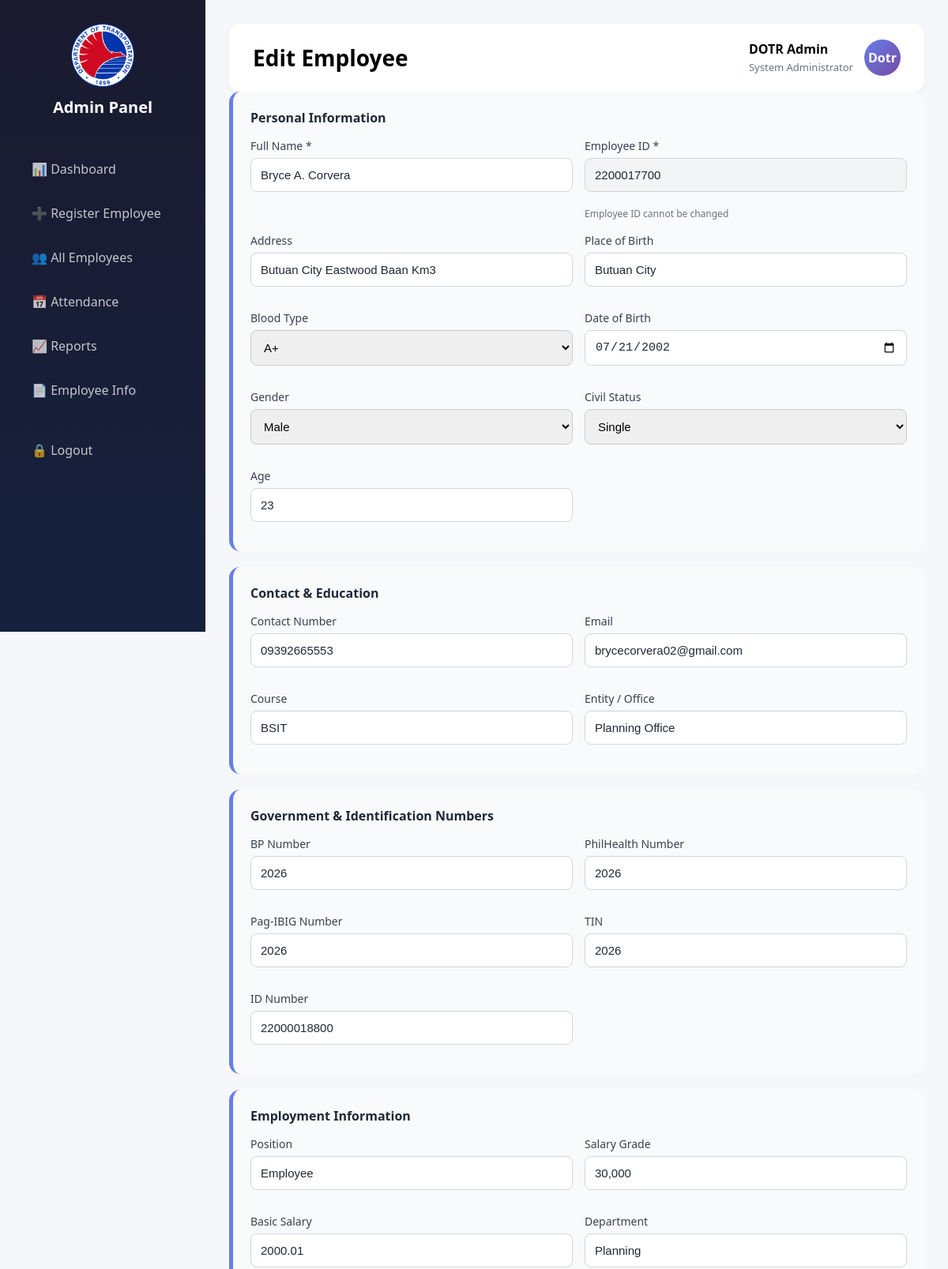
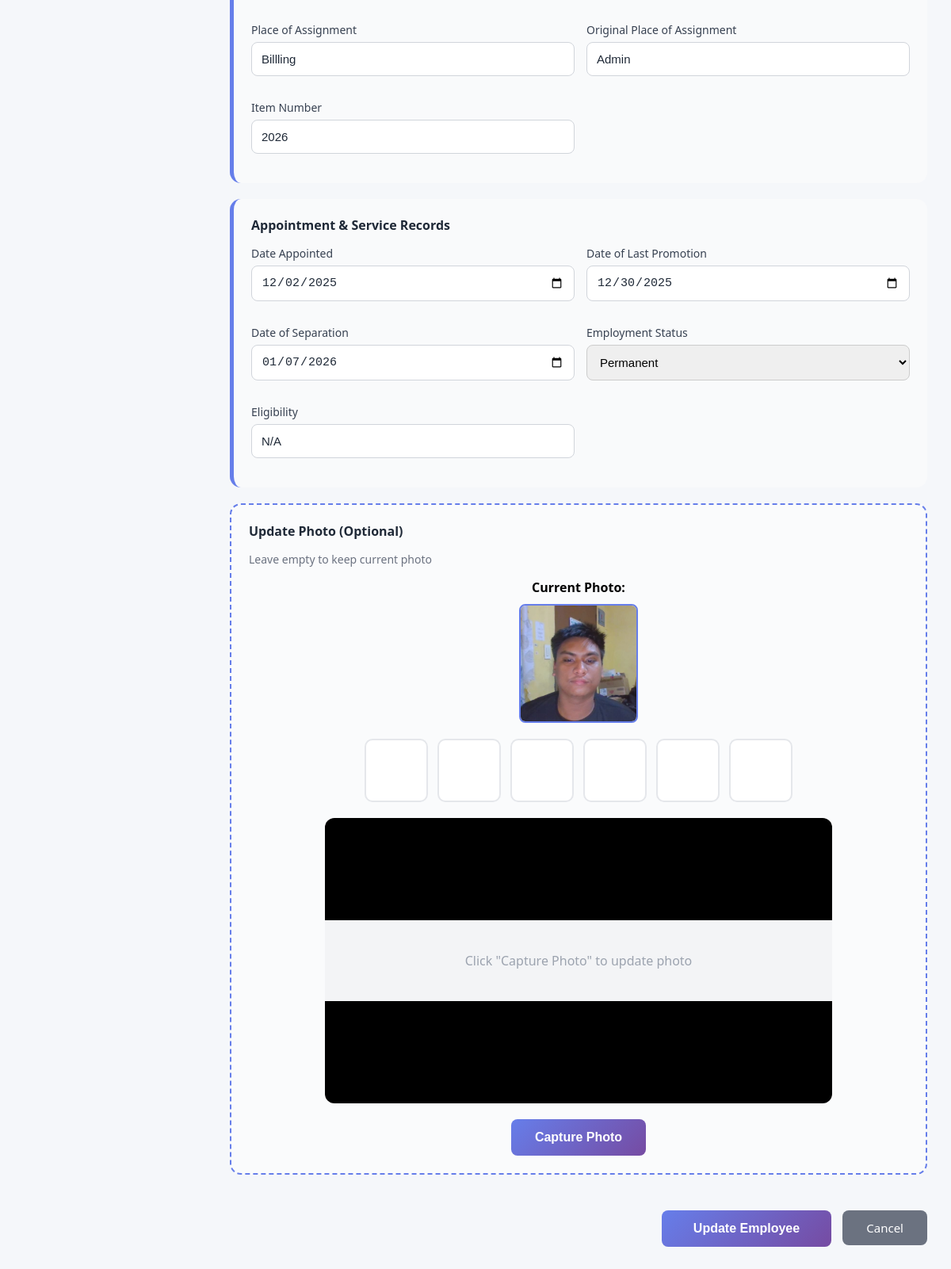
/admin/employee/edit/5 (signed in), run on the app's committed database (2 pictures, top to bottom).
### tables this page shows
CREATE TABLE employees (
    id INTEGER PRIMARY KEY AUTOINCREMENT,
    full_name TEXT,
    employee_code TEXT,
    department TEXT,
    position TEXT,
    status TEXT DEFAULT 'Active'
, address TEXT, place_of_birth TEXT, blood_type TEXT, date_of_birth TEXT, gender TEXT, civil_status TEXT, age INTEGER, contact_number TEXT, email TEXT, course TEXT, entity_office TEXT, bp_number TEXT, philhealth_number TEXT, pagibig_number TEXT, tin TEXT, id_number TEXT, salary_grade TEXT, basic_salary REAL, place_of_assignment TEXT, original_place_of_assignment TEXT, item_number TEXT, date_appointed TEXT, date_of_last_promotion TEXT, date_of_separation TEXT, employment_status TEXT, eligibility TEXT, created_at TIMESTAMP DEFAULT CURRENT_TIMESTAMP, photo_path TEXT);

### app.py (the view, shortened to what this page needs)
@app.route("/admin/employee/edit/<int:employee_id>", methods=["GET", "POST"])
@admin_required
def edit_employee(employee_id):
    db = get_db()
    cur = db.cursor()
    cur.execute("SELECT * FROM employees WHERE id=?", (employee_id,))
    employee = cur.fetchone()
    if not employee:
        return redirect(url_for("admin_employees"))
    return render_template("admin/edit_employee.html", employee=employee)

### app.py (called while the page is built)
def get_db():
    if "db" not in g:
        g.db = sqlite3.connect(DATABASE)
        g.db.row_factory = sqlite3.Row
    return g.db

def admin_required(f):
    @wraps(f)
    def wrapper(*args, **kwargs):
        if not session.get("admin_logged_in"):
            return redirect(url_for("admin_login"))
        return f(*args, **kwargs)
    return wrapper

@app.after_request
def hide_server_header(response):
    response.headers['Server'] = 'SecureServer'
    return response

### templates/admin/edit_employee.html (shortened to what this page needs)
{% extends "admin/base.html" %}
{% block title %}Edit Employee{% endblock %}
{% block content %}
<div class="section active">
  <form id="editForm" method="POST" action="{{ url_for('edit_employee', employee_id=employee.id) }}">
    <div class="register-card">
      <h5>Personal Information</h5>
      <div class="form-grid">
        <div>
          <label>Full Name *</label>
          <input type="text" name="full_name" value="{{ employee.full_name or '' }}" required>
        </div>
        <div>
          <label>Employee ID *</label>
          <input type="text" name="employee_id" value="{{ employee.employee_code or '' }}" required readonly style="background: #f3f4f6; cursor: not-allowed;">
          <small style="color: #6b7280; font-size: 12px;">Employee ID cannot be changed</small>
        </div>
        <div>
          <label>Address</label>
          <input type="text" name="address" value="{{ employee.address or '' }}">
        </div>
        <div>
          <label>Place of Birth</label>
          <input type="text" name="place_of_birth" value="{{ employee.place_of_birth or '' }}">
        </div>
        <div>
          <label>Blood Type</label>
          <select name="blood_type">
            <option value="A+" {% if employee.blood_type == 'A+' %}selected{% endif %}>A+</option>
          </select>
        </div>
        <div>
          <label>Date of Birth</label>
          <input type="date" name="date_of_birth" value="{{ employee.date_of_birth or '' }}">
        </div>
        <div>
          <label>Gender</label>
          <select name="gender">
            <option value="Male" {% if employee.gender == 'Male' %}selected{% endif %}>Male</option>
          </select>
        </div>
        <div>
          <label>Civil Status</label>
          <select name="civil_status">
            <option value="Single" {% if employee.civil_status == 'Single' %}selected{% endif %}>Single</option>
          </select>
        </div>
        <div>
          <label>Age</label>
          <input type="number" name="age" min="18" max="100" value="{{ employee.age or '' }}">
        </div>
      </div>
    </div>
    <div class="register-card">
      <h5>Contact & Education</h5>
      <div class="form-grid">
        <div>
          <label>Contact Number</label>
          <input type="tel" name="contact_number" value="{{ employee.contact_number or '' }}">
        </div>
        <div>
          <label>Email</label>
          <input type="email" name="email" value="{{ employee.email or '' }}">
        </div>
        <div>
          <label>Course</label>
          <input type="text" name="course" value="{{ employee.course or '' }}">
        </div>
        <div>
          <label>Entity / Office</label>
          <input type="text" name="entity_office" value="{{ employee.entity_office or '' }}">
        </div>
      </div>
    </div>
    <div class="register-card">
      <h5>Government & Identification Numbers</h5>
      <div class="form-grid">
        <div>
          <label>BP Number</label>
          <input type="text" name="bp_number" value="{{ employee.bp_number or '' }}">
        </div>
        <div>
          <label>PhilHealth Number</label>
          <input type="text" name="philhealth_number" value="{{ employee.philhealth_number or '' }}">
        </div>
        <div>
          <label>Pag-IBIG Number</label>
          <input type="text" name="pagibig_number" value="{{ employee.pagibig_number or '' }}">
        </div>
        <div>
          <label>TIN</label>
          <input type="text" name="tin" value="{{ employee.tin or '' }}">
        </div>
        <div>
          <label>ID Number</label>
          <input type="text" name="id_number" value="{{ employee.id_number or '' }}">
        </div>
      </div>
    </div>
    <div class="register-card">
      <h5>Employment Information</h5>
      <div class="form-grid">
        <div>
          <label>Position</label>
          <input type="text" name="position" value="{{ employee.position or '' }}">
        </div>
        <div>
          <label>Salary Grade</label>
          <input type="text" name="salary_grade" value="{{ employee.salary_grade or '' }}">
        </div>
        <div>
          <label>Basic Salary</label>
          <input type="number" name="basic_salary" step="0.01" value="{{ employee.basic_salary or '' }}">
        </div>
        <div>
          <label>Department</label>
          <input type="text" name="department" value="{{ employee.department or '' }}">
        </div>
        <div>
          <label>Place of Assignment</label>
          <input type="text" name="place_of_assignment" value="{{ employee.place_of_assignment or '' }}">
        </div>
        <div>
          <label>Original Place of Assignment</label>
          <input type="text" name="original_place_of_assignment" value="{{ employee.original_place_of_assignment or '' }}">
        </div>
        <div>
          <label>Item Number</label>
          <input type="text" name="item_number" value="{{ employee.item_number or '' }}">
        </div>
      </div>
    </div>
    <div class="register-card">
      <h5>Appointment & Service Records</h5>
      <div class="form-grid">
        <div>
          <label>Date Appointed</label>
          <input type="date" name="date_appointed" value="{{ employee.date_appointed or '' }}">
        </div>
        <div>
          <label>Date of Last Promotion</label>
          <input type="date" name="date_of_last_promotion" value="{{ employee.date_of_last_promotion or '' }}">
        </div>
        <div>
          <label>Date of Separation</label>
          <input type="date" name="date_of_separation" value="{{ employee.date_of_separation or '' }}">
        </div>
        <div>
          <label>Employment Status</label>
          <select name="employment_status">
            <option value="Permanent" {% if employee.employment_status == 'Permanent' %}selected{% endif %}>Permanent</option>
          </select>
        </div>
        <div>
          <label>Eligibility</label>
          <input type="text" name="eligibility" value="{{ employee.eligibility or '' }}">
        </div>
      </div>
    </div>
    <div class="register-card facial-capture-section">
      <h5>Update Photo (Optional)</h5>
      <p style="color: #6b7280; margin-bottom: 15px; font-size: 14px;">Leave empty to keep current photo</p>
      {% if employee.photo_path %}
      <div style="text-align: center; margin-bottom: 15px;">
        <p style="margin-bottom: 10px; font-weight: 600;">Current Photo:</p>
        <img src="{{ url_for('static', filename=employee.photo_path) }}"
             alt="Current Photo"
             style="width: 150px; height: 150px; object-fit: cover; border-radius: 8px; border: 2px solid #667eea;">
      </div>
      {% endif %}
      <div class="facial-capture-container">
        <div class="capture-slots">
          <div class="capture-slot" id="slot-0">
          </div>
          <div class="capture-slot" id="slot-1">
          </div>
          <div class="capture-slot" id="slot-2">
          </div>
          <div class="capture-slot" id="slot-3">
          </div>
          <div class="capture-slot" id="slot-4">
          </div>
          <div class="capture-slot" id="slot-5">
          </div>
        </div>
        <div class="camera-preview-container">
          <div id="cameraPlaceholder" class="camera-placeholder">
            <p>Click "Capture Photo" to update photo</p>
          </div>
        </div>
        <button type="button" id="captureBtn" class="capture-photo-btn">Capture Photo</button>
      </div>
    </div>
    <div class="register-actions">
      <button type="submit" class="register-submit-btn">Update Employee</button>
      <a href="{{ url_for('admin_employee_info', id=employee.id) }}"
         class="btn-secondary"
         style="padding: 12px 30px; text-decoration: none; display: inline-block; margin-left: 10px;">
        Cancel
      </a>
    </div>
  </form>
</div>
{% endblock %}

### static/admin.css (style rules this page uses)
* { margin:0;padding:0;box-sizing:border-box }
body { font-family:Segoe UI,Roboto,sans-serif;background:#f5f7fa }
.section { display:none }
.section.active { display:block;animation:fade .3s }
input,select,button { padding:12px;border-radius:8px;border:1px solid #ccc; font-size:15px;width:100% }
input[type="text"], input[type="email"], input[type="tel"], input[type="number"], input[type="date"], input[type="month"] { background:#fff; border:1px solid #d1d5db; color:#1f2937; font-size:15px; transition:all .3s }
input[type="text"]::placeholder, input[type="email"]::placeholder, input[type="tel"]::placeholder { color:#9ca3af; opacity:1 }
button { background:linear-gradient(135deg,#667eea,#764ba2); color:#fff;border:none;cursor:pointer }
.form-grid { display:grid;grid-template-columns:repeat(2,1fr);gap:15px }
.register-card { background:#f9fafb; border-radius:14px; padding:22px; border-left:5px solid #667eea; margin-bottom:20px }
.register-card h5 { font-size:16px; font-weight:600; margin-bottom:15px; color:#1f2937 }
.register-card .form-grid { margin-top:10px }
.register-actions { margin-top:25px; text-align:right }
.register-submit-btn { width:auto; padding:14px 40px; font-size:16px; font-weight:600; margin-top:20px }
.register-card label { display:block; margin-bottom:6px; font-size:14px; font-weight:500; color:#374151 }
.register-card input[type="text"], .register-card input[type="email"], .register-card input[type="tel"], .register-card input[type="number"], .register-card input[type="date"], .register-card select { margin-bottom:15px }
.facial-capture-section { border:2px dashed #667eea; background:#fafbfc }
.facial-capture-container { margin-top:15px }
.capture-slots { display:flex; gap:12px; margin-bottom:20px; justify-content:center }
.capture-slot { width:80px; height:80px; border:2px solid #e5e7eb; border-radius:10px; background:#fff; display:flex; align-items:center; justify-content:center; position:relative; transition:all .3s; cursor:pointer }
.camera-preview-container { width:100%; max-width:640px; margin:0 auto 20px; border-radius:12px; overflow:hidden; background:#000; position:relative; min-height:360px; display:flex; align-items:center; justify-content:center }
.camera-placeholder { padding:40px; text-align:center; color:#6b7280; background:#f3f4f6; width:100%; height:100%; display:flex; align-items:center; justify-content:center }
.camera-placeholder p { font-size:16px; color:#9ca3af }
.capture-photo-btn { width:auto; padding:14px 30px; font-size:16px; font-weight:600; display:block; margin:0 auto; max-width:300px; transition:all .3s }
.btn-secondary { background:#6b7280; color:#fff; padding:12px 20px; border-radius:8px; border:none; cursor:pointer; font-size:15px; transition:all .3s }

### data on the page
employees: full_name "Bryce A. Corvera", employee_id "2200017700", address "Butuan City Eastwood Baan Km3", place_of_birth "Butuan City", blood_type "A+", date_of_birth "07/21/2002", gender "Male", civil_status "Single", age "23", contact_number "09392665553", email "brycecorvera02@gmail.com", course "BSIT", entity_office "Planning Office", bp_number "2026", philhealth_number "2026", pagibig_number "2026", tin "2026", id_number "22000018800", position "Employee", salary_grade "30,000", basic_salary "2000.01", department "Planning", place_of_assignment "Billling", original_place_of_assignment "Admin", item_number "2026", date_appointed "12/02/2025", date_of_last_promotion "12/30/2025", date_of_separation "01/07/2026", employment_status "Permanent", eligibility "N/A", photo_path (picture)
